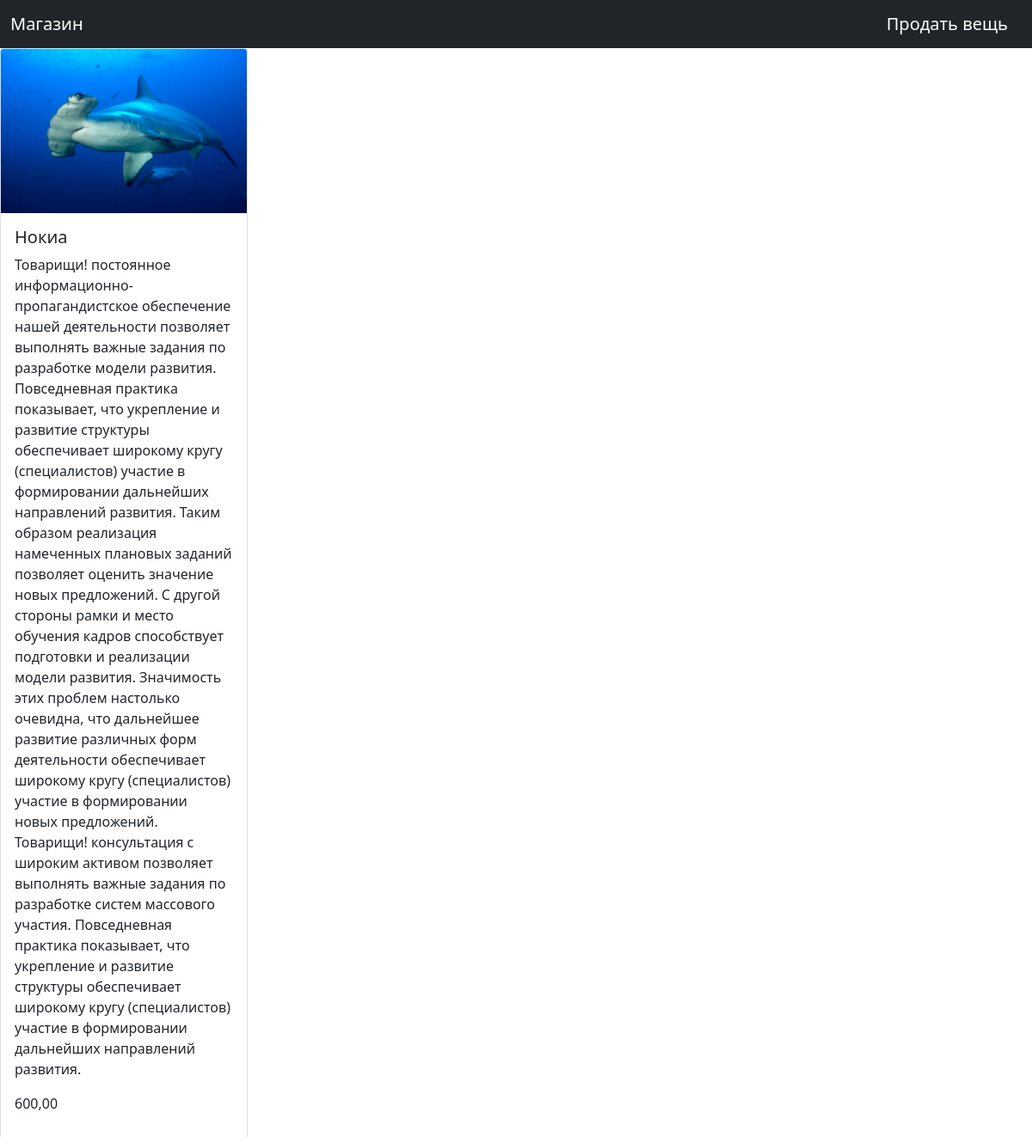
Screenshot of /shop/item/1 with the database file from the repository.
### shop/models.py (models this page shows, shortened)
class Item(models.Model):
    title = models.CharField(max_length=100,verbose_name='Название')
    content = models.TextField(verbose_name='Контент')
    price = models.DecimalField(max_digits=8, decimal_places=2,verbose_name='Цена')
    category = models.ForeignKey(Category,on_delete=models.CASCADE,verbose_name='Категория')
    image = models.ImageField(upload_to='shop/',verbose_name='Фото')
    class Meta:
        verbose_name = 'Вещь'
        verbose_name_plural = 'Вещи'

### shop/views.py (the view)
# urls.py: path('item/<int:pk>',Item.as_view(),name='item_detail'),
class Item(DetailView):
    template_name = 'shop/item.html'
    queryset = Item.objects.all()
    context_object_name = 'item'

### templates/shop/item.html
{%extends 'shop/base.html'%}
{%block content%}
<div class="card" style="width: 18rem;">
  <img src="{{item.image.url}}" class="card-img-top">
  <div class="card-body">
    <h5 class="card-title">{{item.title}}</h5>
    <p class="card-text">{{item.content}}</p>
    <p class="card-price">{{item.price}}</p>
  </div>
</div>
{%endblock%}

### rows the page displays
Item: image (picture), title "Нокиа", content "Товарищи! постоянное информационно-пропагандистское обеспечение нашей деятельности позволяет выполнять важные задания по разработке модели развития. Повседневная практика показывает, что укрепление и развитие структуры обеспечивает широкому кругу (специалистов) участие в формировании дальнейших направлений развития. Таким образом реализация намеченных плановых заданий позволяет оценить значение новых предложений. С другой стороны рамки и место обучения кадров способствует подготовки и реализации модели развития. Значимость этих проблем настолько очевидна, что дальнейшее развитие различных форм деятельности обеспечивает широкому кругу (специалистов) участие в формировании новых предложений.…", price "600,00"
